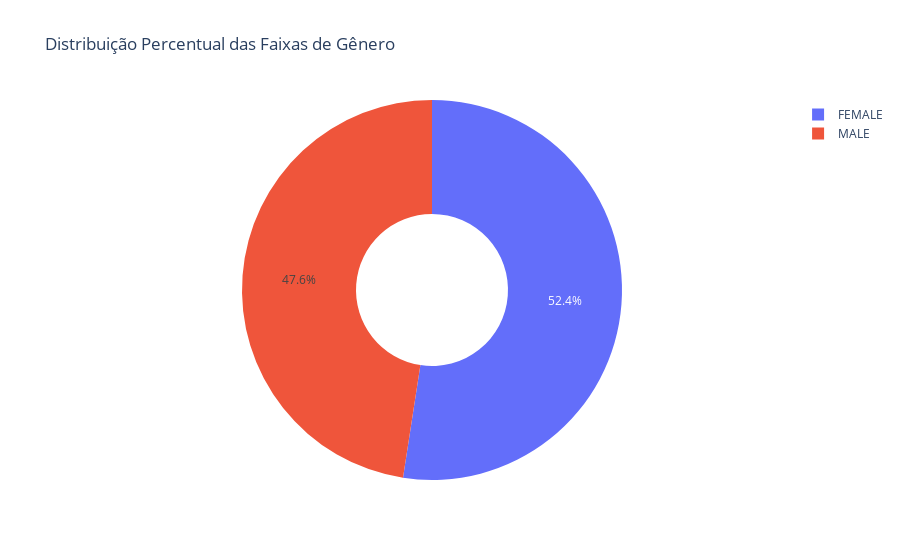

Write notebook code for a chart like this one.
### Markdown cell above
podemos ver tambem que a maior parte dos individos tem um score alto

### Code cell
# criar variaveis de porcentagem e contagem para a coluna 'Gender'
genero_contagem = df['Gender'].value_counts()
genero_porcentagem = (genero_contagem / genero_contagem.sum()) * 100

#printar os resultados
print(f'O numero de itens é:\n\n{genero_contagem}\n\n')
print(f'A porcentagem é:\n\n{genero_porcentagem}\n\n')

# criar o gráfico de barras para a coluna 'Gender'
df_gender = df['Gender'].value_counts(normalize=True).reset_index()
df_gender.columns = ['Gender', 'Percent']
df_gender['Percent'] *= 100

# Gráfico de pizza
fig = px.pie(
    df_gender,
    names='Gender',
    values='Percent',
    title='Distribuição Percentual das Faixas de Gênero',
    color='Gender',
    hole=0.4
)

fig.show()

### Figure 1 — Plotly figure (JSON) as saved in the notebook; plotly's stock layout.template omitted (floating-point values rounded to 4 significant figures)
{"data": [{"customdata": [["FEMALE"], ["MALE"]], "domain": {"x": [0, 1], "y": [0, 1]}, "hole": 0.4, "hovertemplate": "Gender=%{customdata[0]}<br>Percent=%{value}<extra></extra>", "labels": ["FEMALE", "MALE"], "legendgroup": "", "marker": {"colors": ["#636efa", "#EF553B"]}, "name": "", "showlegend": true, "type": "pie", "values": [52.44, 47.56]}], "layout": {"legend": {"tracegroupgap": 0}, "title": {"text": "Distribuição Percentual das Faixas de Gênero"}}}
